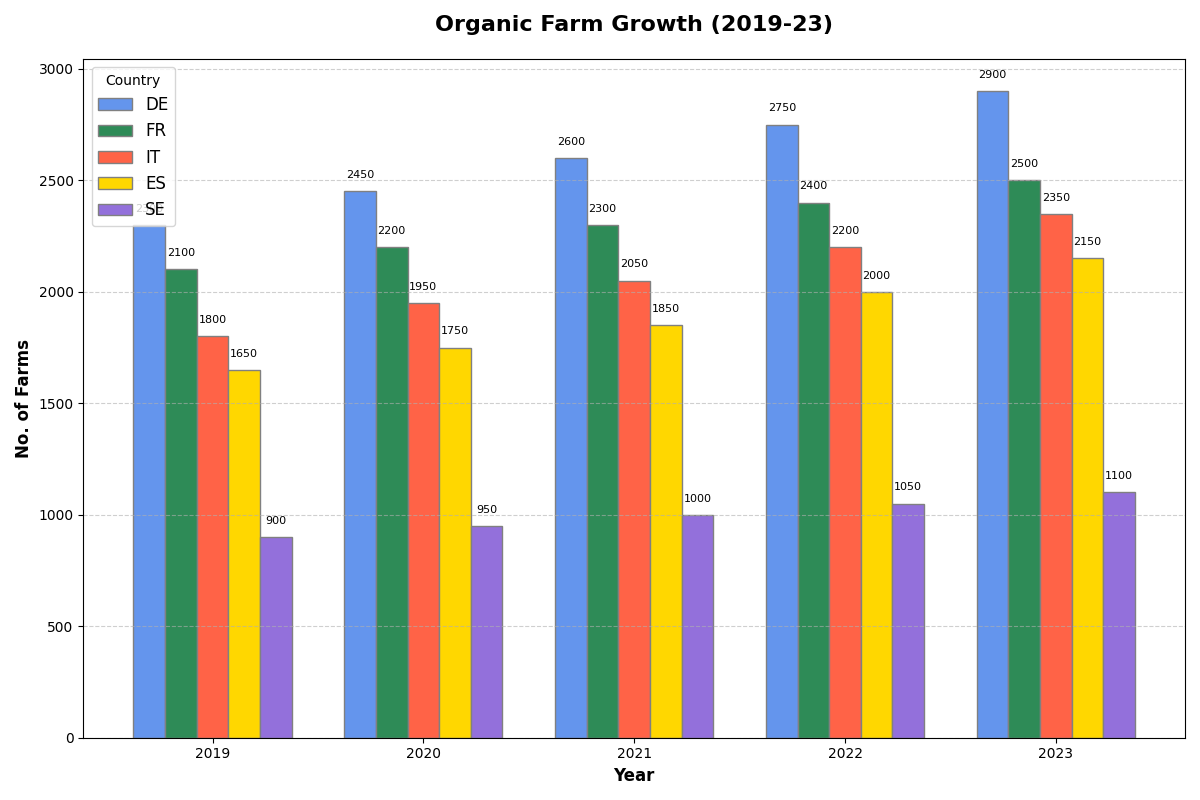

Python code for this plot:
import matplotlib.pyplot as plt
import numpy as np

# Define the countries and data
countries = ['DE', 'FR', 'IT', 'ES', 'SE']
years = np.array([2019, 2020, 2021, 2022, 2023])
germany_farms = np.array([2300, 2450, 2600, 2750, 2900])
france_farms = np.array([2100, 2200, 2300, 2400, 2500])
italy_farms = np.array([1800, 1950, 2050, 2200, 2350])
spain_farms = np.array([1650, 1750, 1850, 2000, 2150])
sweden_farms = np.array([900, 950, 1000, 1050, 1100])

# Bar width and positions
bar_width = 0.15
positions = np.arange(len(years))

# Create figure and subplots
fig, ax = plt.subplots(figsize=(12, 8))

# Plot each country's data
ax.bar(positions, germany_farms, width=bar_width, color='cornflowerblue', edgecolor='grey', label='DE')
ax.bar(positions + bar_width, france_farms, width=bar_width, color='seagreen', edgecolor='grey', label='FR')
ax.bar(positions + 2 * bar_width, italy_farms, width=bar_width, color='tomato', edgecolor='grey', label='IT')
ax.bar(positions + 3 * bar_width, spain_farms, width=bar_width, color='gold', edgecolor='grey', label='ES')
ax.bar(positions + 4 * bar_width, sweden_farms, width=bar_width, color='mediumpurple', edgecolor='grey', label='SE')

# Data labels on top of each bar
for i in range(len(years)):
    ax.text(i, germany_farms[i] + 50, f'{germany_farms[i]}', ha='center', va='bottom', color='black', fontsize=8)
    ax.text(i + bar_width, france_farms[i] + 50, f'{france_farms[i]}', ha='center', va='bottom', color='black', fontsize=8)
    ax.text(i + 2 * bar_width, italy_farms[i] + 50, f'{italy_farms[i]}', ha='center', va='bottom', color='black', fontsize=8)
    ax.text(i + 3 * bar_width, spain_farms[i] + 50, f'{spain_farms[i]}', ha='center', va='bottom', color='black', fontsize=8)
    ax.text(i + 4 * bar_width, sweden_farms[i] + 50, f'{sweden_farms[i]}', ha='center', va='bottom', color='black', fontsize=8)

# Setting labels and title
ax.set_xlabel('Year', fontsize=12, fontweight='bold')
ax.set_ylabel('No. of Farms', fontsize=12, fontweight='bold')
ax.set_title('Organic Farm Growth (2019-23)', fontsize=16, fontweight='bold', pad=20)

# Set x-ticks to display the years
ax.set_xticks(positions + 2 * bar_width)
ax.set_xticklabels(years)

# Add a legend to differentiate between countries
ax.legend(loc='upper left', fontsize=12, title='Country')

# Add grid lines for better readability
ax.grid(axis='y', linestyle='--', alpha=0.6)

# Adjust layout to prevent overlap
plt.tight_layout()

# Show the plot
plt.show()
